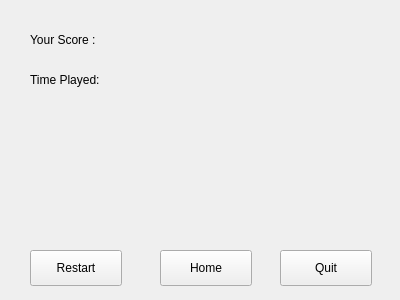
<?xml version="1.0" encoding="UTF-8"?>
<ui version="4.0">
 <class>Gameover</class>
 <widget class="QWidget" name="Gameover">
  <property name="geometry">
   <rect>
    <x>0</x>
    <y>0</y>
    <width>400</width>
    <height>300</height>
   </rect>
  </property>
  <property name="windowTitle">
   <string>Form</string>
  </property>
  <widget class="QPushButton" name="pushButton">
   <property name="geometry">
    <rect>
     <x>30</x>
     <y>250</y>
     <width>92</width>
     <height>36</height>
    </rect>
   </property>
   <property name="text">
    <string>Restart</string>
   </property>
  </widget>
  <widget class="QPushButton" name="pushButton_2">
   <property name="geometry">
    <rect>
     <x>160</x>
     <y>250</y>
     <width>92</width>
     <height>36</height>
    </rect>
   </property>
   <property name="text">
    <string>Home</string>
   </property>
  </widget>
  <widget class="QPushButton" name="pushButton_3">
   <property name="geometry">
    <rect>
     <x>280</x>
     <y>250</y>
     <width>92</width>
     <height>36</height>
    </rect>
   </property>
   <property name="text">
    <string>Quit</string>
   </property>
  </widget>
  <widget class="QLabel" name="label">
   <property name="geometry">
    <rect>
     <x>30</x>
     <y>30</y>
     <width>91</width>
     <height>20</height>
    </rect>
   </property>
   <property name="text">
    <string>Your Score :</string>
   </property>
  </widget>
  <widget class="QLabel" name="label_2">
   <property name="geometry">
    <rect>
     <x>220</x>
     <y>30</y>
     <width>63</width>
     <height>20</height>
    </rect>
   </property>
   <property name="text">
    <string/>
   </property>
  </widget>
  <widget class="QLabel" name="label_3">
   <property name="geometry">
    <rect>
     <x>30</x>
     <y>70</y>
     <width>91</width>
     <height>20</height>
    </rect>
   </property>
   <property name="text">
    <string>Time Played:</string>
   </property>
  </widget>
  <widget class="QLabel" name="label_4">
   <property name="geometry">
    <rect>
     <x>220</x>
     <y>70</y>
     <width>63</width>
     <height>20</height>
    </rect>
   </property>
   <property name="text">
    <string/>
   </property>
  </widget>
 </widget>
 <resources/>
 <connections/>
</ui>
